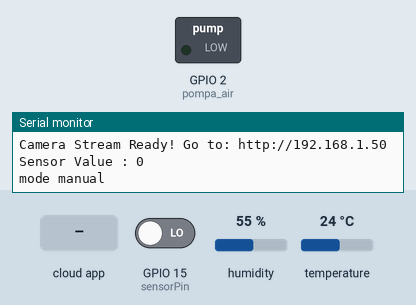
Recording of a sketch running on a simulated ESP32. Shown: switched loads named in the sketch (green lamp = pin HIGH), the last lines printed to the serial monitor. Inputs (shaded band) come from the test bench; at power-on: GPIO 15 (sensorPin) LOW, humidity 55 %, temperature 24 °C. WiFi joins after 1.5 s; servers stay silent unless stated; the camera gives no picture; the Firebase database answers and starts empty.

Above: at 3.0 s.
3.1 s: the phone or cloud app sets mode to 1
At 5.5 s:
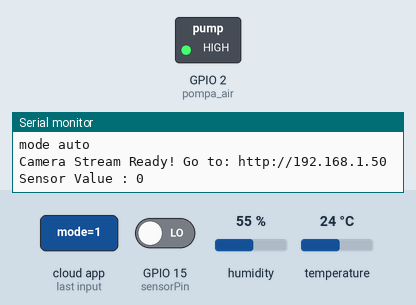
5.8 s: the phone or cloud app sets mode to 0
At 7.7 s:
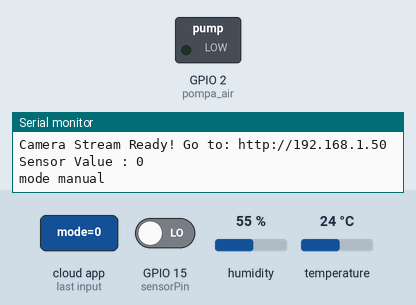
8.2 s: the phone or cloud app sets pompa to 1
At 9.4 s:
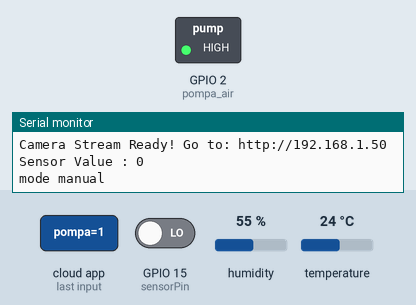
11.1 s: the phone or cloud app sets pompa to 0
At 11.7 s:
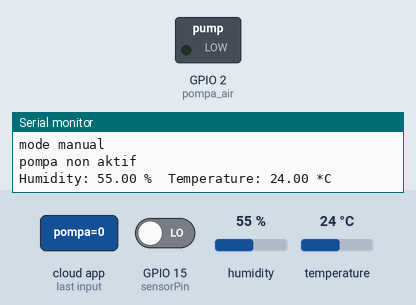
Timing chart, 0 to 13.7 s (numbered marks = the images above; inputs shaded):
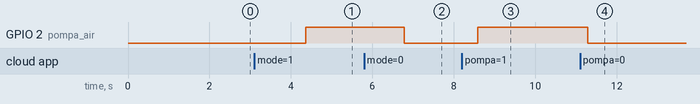

The sketch:

smart_garden_ESP32_cam.ino
```cpp
// firebase
#include <WiFi.h>
#include <FirebaseESP32.h>
// Set these to run example.
#define FIREBASE_HOST "smartgarden-45f50.firebaseio.com"
#define FIREBASE_AUTH "8dQk0C1tIBRvuDLoMuus3eLws1Al12DiOWolOxBn"
#define WIFI_SSID "smart garden"
#define WIFI_PASSWORD "garden123"

FirebaseData firebaseData;
FirebaseJson json;
void printResult(FirebaseData &data);

#define pompa_air 2

#include "DHT.h"
//here we use pin IO14 of ESP32 to read data
#define DHTPIN 14
//our sensor is DHT22 type
#define DHTTYPE DHT22
//sensor soil
int sensorPin = 15;
int sensorValue;
//create an instance of DHT sensor
DHT dht(DHTPIN, DHTTYPE);

//camera
#include "esp_camera.h"
#include "esp_timer.h"
#include "img_converters.h"
#include "Arduino.h"
#include "fb_gfx.h"
#include "soc/soc.h" //disable brownout problems
#include "soc/rtc_cntl_reg.h"  //disable brownout problems
#include "esp_http_server.h"

#define PART_BOUNDARY "123456789000000000000987654321"

// This project was tested with the AI Thinker Model, M5STACK PSRAM Model and M5STACK WITHOUT PSRAM
#define CAMERA_MODEL_AI_THINKER
//#define CAMERA_MODEL_M5STACK_PSRAM
//#define CAMERA_MODEL_M5STACK_WITHOUT_PSRAM

// Not tested with this model
//#define CAMERA_MODEL_WROVER_KIT

#if defined(CAMERA_MODEL_WROVER_KIT)
  #define PWDN_GPIO_NUM    -1
  #define RESET_GPIO_NUM   -1
  #define XCLK_GPIO_NUM    21
  #define SIOD_GPIO_NUM    26
  #define SIOC_GPIO_NUM    27

  #define Y9_GPIO_NUM      35
  #define Y8_GPIO_NUM      34
  #define Y7_GPIO_NUM      39
  #define Y6_GPIO_NUM      36
  #define Y5_GPIO_NUM      19
  #define Y4_GPIO_NUM      18
  #define Y3_GPIO_NUM       5
  #define Y2_GPIO_NUM       4
  #define VSYNC_GPIO_NUM   25
  #define HREF_GPIO_NUM    23
  #define PCLK_GPIO_NUM    22

#elif defined(CAMERA_MODEL_M5STACK_PSRAM)
  #define PWDN_GPIO_NUM     -1
  #define RESET_GPIO_NUM    15
  #define XCLK_GPIO_NUM     27
  #define SIOD_GPIO_NUM     25
  #define SIOC_GPIO_NUM     23

  #define Y9_GPIO_NUM       19
  #define Y8_GPIO_NUM       36
  #define Y7_GPIO_NUM       18
  #define Y6_GPIO_NUM       39
  #define Y5_GPIO_NUM        5
  #define Y4_GPIO_NUM       34
  #define Y3_GPIO_NUM       35
  #define Y2_GPIO_NUM       32
  #define VSYNC_GPIO_NUM    22
  #define HREF_GPIO_NUM     26
  #define PCLK_GPIO_NUM     21

#elif defined(CAMERA_MODEL_M5STACK_WITHOUT_PSRAM)
  #define PWDN_GPIO_NUM     -1
  #define RESET_GPIO_NUM    15
  #define XCLK_GPIO_NUM     27
  #define SIOD_GPIO_NUM     25
  #define SIOC_GPIO_NUM     23

  #define Y9_GPIO_NUM       19
  #define Y8_GPIO_NUM       36
  #define Y7_GPIO_NUM       18
  #define Y6_GPIO_NUM       39
  #define Y5_GPIO_NUM        5
  #define Y4_GPIO_NUM       34
  #define Y3_GPIO_NUM       35
  #define Y2_GPIO_NUM       17
  #define VSYNC_GPIO_NUM    22
  #define HREF_GPIO_NUM     26
  #define PCLK_GPIO_NUM     21

#elif defined(CAMERA_MODEL_AI_THINKER)
  #define PWDN_GPIO_NUM     32
  #define RESET_GPIO_NUM    -1
  #define XCLK_GPIO_NUM      0
  #define SIOD_GPIO_NUM     26
  #define SIOC_GPIO_NUM     27

  #define Y9_GPIO_NUM       35
  #define Y8_GPIO_NUM       34
  #define Y7_GPIO_NUM       39
  #define Y6_GPIO_NUM       36
  #define Y5_GPIO_NUM       21
  #define Y4_GPIO_NUM       19
  #define Y3_GPIO_NUM       18
  #define Y2_GPIO_NUM        5
  #define VSYNC_GPIO_NUM    25
  #define HREF_GPIO_NUM     23
  #define PCLK_GPIO_NUM     22
#else
  #error "Camera model not selected"
#endif

static const char* _STREAM_CONTENT_TYPE = "multipart/x-mixed-replace;boundary=" PART_BOUNDARY;
static const char* _STREAM_BOUNDARY = "\r\n--" PART_BOUNDARY "\r\n";
static const char* _STREAM_PART = "Content-Type: image/jpeg\r\nContent-Length: %u\r\n\r\n";

httpd_handle_t stream_httpd = NULL;

static esp_err_t stream_handler(httpd_req_t *req){
  camera_fb_t * fb = NULL;
  esp_err_t res = ESP_OK;
  size_t _jpg_buf_len = 0;
  uint8_t * _jpg_buf = NULL;
  char * part_buf[64];

  res = httpd_resp_set_type(req, _STREAM_CONTENT_TYPE);
  if(res != ESP_OK){
    return res;
  }

  while(true){
    fb = esp_camera_fb_get();
    if (!fb) {
      Serial.println("Camera capture failed");
      res = ESP_FAIL;
    } else {
      if(fb->width > 400){
        if(fb->format != PIXFORMAT_JPEG){
          bool jpeg_converted = frame2jpg(fb, 80, &_jpg_buf, &_jpg_buf_len);
          esp_camera_fb_return(fb);
          fb = NULL;
          if(!jpeg_converted){
            Serial.println("JPEG compression failed");
            res = ESP_FAIL;
          }
        } else {
          _jpg_buf_len = fb->len;
          _jpg_buf = fb->buf;
        }
      }
    }
    if(res == ESP_OK){
      size_t hlen = snprintf((char *)part_buf, 64, _STREAM_PART, _jpg_buf_len);
      res = httpd_resp_send_chunk(req, (const char *)part_buf, hlen);
    }
    if(res == ESP_OK){
      res = httpd_resp_send_chunk(req, (const char *)_jpg_buf, _jpg_buf_len);
    }
    if(res == ESP_OK){
      res = httpd_resp_send_chunk(req, _STREAM_BOUNDARY, strlen(_STREAM_BOUNDARY));
    }
    if(fb){
      esp_camera_fb_return(fb);
      fb = NULL;
      _jpg_buf = NULL;
    } else if(_jpg_buf){
      free(_jpg_buf);
      _jpg_buf = NULL;
    }
    if(res != ESP_OK){
      break;
    }
    //Serial.printf("MJPG: %uB\n",(uint32_t)(_jpg_buf_len));
  }
  return res;
}

void startCameraServer(){
  httpd_config_t config = HTTPD_DEFAULT_CONFIG();
  config.server_port = 80;

  httpd_uri_t index_uri = {
    .uri       = "/",
    .method    = HTTP_GET,
    .handler   = stream_handler,
    .user_ctx  = NULL
  };

  //Serial.printf("Starting web server on port: '%d'\n", config.server_port);
  if (httpd_start(&stream_httpd, &config) == ESP_OK) {
    httpd_register_uri_handler(stream_httpd, &index_uri);
  }
}

void setup() {
  Serial.begin(115200);
  Serial.println("DHT22 sensor!");
  pinMode(pompa_air,OUTPUT);
  dht.begin();

  Serial.setDebugOutput(false);
  camera_config_t config;
  config.ledc_channel = LEDC_CHANNEL_0;
  config.ledc_timer = LEDC_TIMER_0;
  config.pin_d0 = Y2_GPIO_NUM;
  config.pin_d1 = Y3_GPIO_NUM;
  config.pin_d2 = Y4_GPIO_NUM;
  config.pin_d3 = Y5_GPIO_NUM;
  config.pin_d4 = Y6_GPIO_NUM;
  config.pin_d5 = Y7_GPIO_NUM;
  config.pin_d6 = Y8_GPIO_NUM;
  config.pin_d7 = Y9_GPIO_NUM;
  config.pin_xclk = XCLK_GPIO_NUM;
  config.pin_pclk = PCLK_GPIO_NUM;
  config.pin_vsync = VSYNC_GPIO_NUM;
  config.pin_href = HREF_GPIO_NUM;
  config.pin_sscb_sda = SIOD_GPIO_NUM;
  config.pin_sscb_scl = SIOC_GPIO_NUM;
  config.pin_pwdn = PWDN_GPIO_NUM;
  config.pin_reset = RESET_GPIO_NUM;
  config.xclk_freq_hz = 20000000;
  config.pixel_format = PIXFORMAT_JPEG;

  if(psramFound()){
    config.frame_size = FRAMESIZE_UXGA;
    config.jpeg_quality = 10;
    config.fb_count = 2;
  } else {
    config.frame_size = FRAMESIZE_SVGA;
    config.jpeg_quality = 12;
    config.fb_count = 1;
  }

  // Camera init
  esp_err_t err = esp_camera_init(&config);
  if (err != ESP_OK) {
    Serial.printf("Camera init failed with error 0x%x", err);
    return;
  }

  WiFi.begin(WIFI_SSID, WIFI_PASSWORD);
  Serial.print("Connecting to Wi-Fi");
  while (WiFi.status() != WL_CONNECTED)
  {
    Serial.print(".");
    delay(300);
  }
  Serial.println();
  Serial.print("Connected with IP: ");
  Serial.println(WiFi.localIP());
  Serial.println();

  Firebase.begin(FIREBASE_HOST, FIREBASE_AUTH);
  Firebase.reconnectWiFi(true);
  startCameraServer();
}

void loop() {
  Serial.print("Camera Stream Ready! Go to: http://");
  Serial.println(WiFi.localIP());
  //soil moisture
  sensorValue = digitalRead(sensorPin);
  Serial.print("Sensor Value : ");
  Serial.println(sensorValue);
  Firebase.setInt(firebaseData,"sensor/rh_tanah",sensorValue);
  Serial.println("mode manual");
  int Mode;
  Firebase.getInt(firebaseData,"mode");
  Mode=firebaseData.intData();
  if(Mode == 1){
    Dht22();
    soilMoisture();
    Serial.println("mode auto");
  }
    if(Mode == 0){
    control_pompa();
    Dht22();
   }
}
void control_pompa(){
  // pompa control
  int pompa;
  Firebase.getInt(firebaseData,"pompa");
  pompa=firebaseData.intData();
  if(pompa == 0){
    digitalWrite(pompa_air,LOW);
    Firebase.setInt(firebaseData,"status_pompa",1);
    Serial.println("pompa non aktif");
    }
    if(pompa == 1){
      digitalWrite(pompa_air,HIGH);
      Firebase.setInt(firebaseData,"status_pompa",0);
      Serial.println("pompa aktif");
    }
}
void Dht22(){
   //DHT 22
  float h = dht.readHumidity();
  // Read temperature as Celsius (the default)
  float t = dht.readTemperature();
  if (isnan(h) || isnan(t)) {
    Serial.println("Failed to read from DHT sensor!");
    return;
  }
  Serial.print("Humidity: ");
  Serial.print(h);
  Serial.print(" %\t");
  Serial.print("Temperature: ");
  Serial.print(t);
  Serial.println(" *C ");
  String temp = float(t) + String("°C");
  String humd = float(h) + String("%");
  Firebase.setString(firebaseData,"sensor/suhu",temp);
  Firebase.setString(firebaseData,"sensor/rh_udara",humd);
}
void soilMoisture(){
 // Soil moisture
 int rh_tanah;
 Firebase.setInt(firebaseData,"sensor/rh_tanah",sensorValue);
 rh_tanah=firebaseData.intData();
 if(rh_tanah == 1){
  digitalWrite(pompa_air,HIGH);
  Firebase.setInt(firebaseData,"status_pompa",0);
  Serial.println("Kering");
 }
 if(rh_tanah == 0){
    digitalWrite(pompa_air,LOW);
    Firebase.setInt(firebaseData,"status_pompa",1);
    Serial.println("Lembab");
  }
}
```

Measured:
- after the input at 3.1 s, GPIO 2 (pompa_air): LOW → HIGH after 1.3 s
- after the input at 5.8 s, GPIO 2 (pompa_air): HIGH → LOW after 0.98 s
- after the input at 8.2 s, GPIO 2 (pompa_air): LOW → HIGH after 0.38 s
- after the input at 11.1 s, GPIO 2 (pompa_air): HIGH → LOW after 0.19 s
